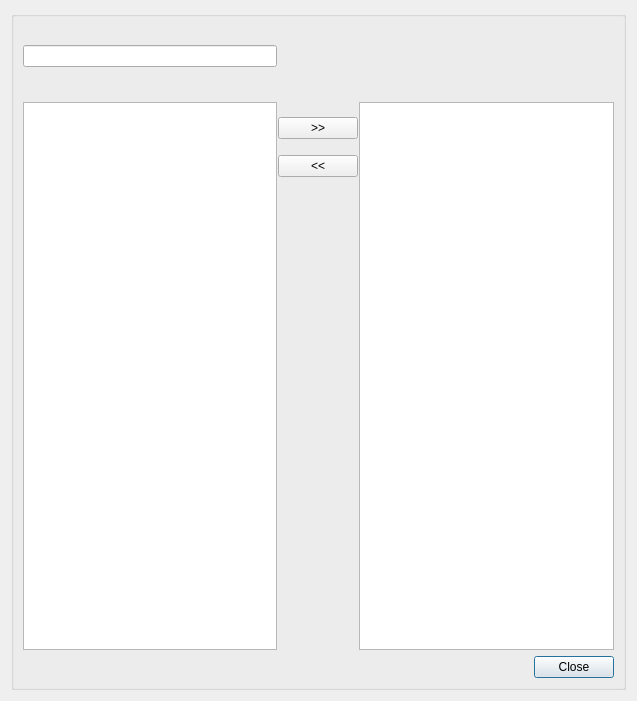
<?xml version="1.0" encoding="UTF-8"?>
<ui version="4.0">
 <class>dlg_multirow_selector</class>
 <widget class="QDialog" name="dlg_multirow_selector">
  <property name="geometry">
   <rect>
    <x>0</x>
    <y>0</y>
    <width>637</width>
    <height>701</height>
   </rect>
  </property>
  <property name="sizePolicy">
   <sizepolicy hsizetype="Fixed" vsizetype="Preferred">
    <horstretch>0</horstretch>
    <verstretch>0</verstretch>
   </sizepolicy>
  </property>
  <property name="windowTitle">
   <string>Psector selector</string>
  </property>
  <layout class="QVBoxLayout" name="verticalLayout">
   <item>
    <widget class="QGroupBox" name="groupBox">
     <property name="title">
      <string/>
     </property>
     <layout class="QGridLayout" name="verticalLayout_3">
      <item row="4" column="0" colspan="2">
       <layout class="QHBoxLayout" name="horizontalLayout_2">
        <property name="sizeConstraint">
         <enum>QLayout::SetMinAndMaxSize</enum>
        </property>
        <item>
         <spacer name="horizontalSpacer_2">
          <property name="orientation">
           <enum>Qt::Horizontal</enum>
          </property>
          <property name="sizeHint" stdset="0">
           <size>
            <width>40</width>
            <height>20</height>
           </size>
          </property>
         </spacer>
        </item>
        <item alignment="Qt::AlignRight">
         <widget class="QPushButton" name="btn_ok">
          <property name="sizePolicy">
           <sizepolicy hsizetype="Fixed" vsizetype="Fixed">
            <horstretch>0</horstretch>
            <verstretch>0</verstretch>
           </sizepolicy>
          </property>
          <property name="text">
           <string>Close</string>
          </property>
         </widget>
        </item>
       </layout>
      </item>
      <item row="1" column="0" colspan="2">
       <layout class="QGridLayout" name="gridLayout_3">
        <property name="sizeConstraint">
         <enum>QLayout::SetNoConstraint</enum>
        </property>
        <property name="spacing">
         <number>1</number>
        </property>
        <item row="0" column="1">
         <widget class="QLabel" name="lbl_filter">
          <property name="text">
           <string/>
          </property>
         </widget>
        </item>
        <item row="3" column="4">
         <widget class="QLabel" name="lbl_selected">
          <property name="font">
           <font>
            <pointsize>8</pointsize>
            <weight>75</weight>
            <bold>true</bold>
           </font>
          </property>
          <property name="text">
           <string/>
          </property>
         </widget>
        </item>
        <item row="3" column="1">
         <widget class="QLabel" name="lbl_unselected">
          <property name="font">
           <font>
            <pointsize>8</pointsize>
            <weight>75</weight>
            <bold>true</bold>
           </font>
          </property>
          <property name="text">
           <string/>
          </property>
         </widget>
        </item>
        <item row="2" column="1">
         <widget class="QLabel" name="no_label">
          <property name="text">
           <string/>
          </property>
         </widget>
        </item>
        <item row="4" column="4">
         <widget class="QTableView" name="selected_rows">
          <property name="sortingEnabled">
           <bool>true</bool>
          </property>
         </widget>
        </item>
        <item row="3" column="3">
         <widget class="QLabel" name="no_label_3">
          <property name="font">
           <font>
            <pointsize>12</pointsize>
           </font>
          </property>
          <property name="text">
           <string/>
          </property>
         </widget>
        </item>
        <item row="4" column="1">
         <widget class="QTableView" name="all_rows">
          <property name="sortingEnabled">
           <bool>true</bool>
          </property>
         </widget>
        </item>
        <item row="4" column="3">
         <layout class="QGridLayout" name="gridLayout">
          <item row="5" column="1">
           <widget class="QPushButton" name="btn_unselect">
            <property name="text">
             <string>&lt;&lt;</string>
            </property>
           </widget>
          </item>
          <item row="6" column="1">
           <spacer name="verticalSpacer">
            <property name="orientation">
             <enum>Qt::Vertical</enum>
            </property>
            <property name="sizeHint" stdset="0">
             <size>
              <width>20</width>
              <height>40</height>
             </size>
            </property>
           </spacer>
          </item>
          <item row="1" column="1">
           <widget class="QPushButton" name="btn_select">
            <property name="text">
             <string>&gt;&gt;</string>
            </property>
           </widget>
          </item>
          <item row="0" column="1">
           <widget class="QLabel" name="label">
            <property name="text">
             <string/>
            </property>
           </widget>
          </item>
          <item row="4" column="1">
           <layout class="QHBoxLayout" name="horizontalLayout_7"/>
          </item>
          <item row="2" column="1">
           <layout class="QHBoxLayout" name="horizontalLayout_8"/>
          </item>
          <item row="3" column="1">
           <widget class="QLabel" name="label_2">
            <property name="text">
             <string/>
            </property>
           </widget>
          </item>
         </layout>
        </item>
        <item row="1" column="1">
         <widget class="QLineEdit" name="txt_name">
          <property name="maximumSize">
           <size>
            <width>256</width>
            <height>16777215</height>
           </size>
          </property>
         </widget>
        </item>
        <item row="0" column="3">
         <widget class="QLabel" name="no_label_2">
          <property name="font">
           <font>
            <pointsize>12</pointsize>
           </font>
          </property>
          <property name="text">
           <string/>
          </property>
         </widget>
        </item>
       </layout>
      </item>
     </layout>
    </widget>
   </item>
  </layout>
 </widget>
 <resources/>
 <connections/>
</ui>
